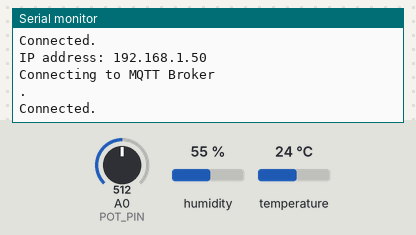
This program was run on a simulated ESP8266 (NodeMCU). Shown: the last lines printed to the serial monitor. The inputs (shaded band) are chosen by the test bench; at power-on: humidity 55 %, A0 (POT_PIN) = 512, temperature 24 °C. WiFi joins after 1.5 s; servers stay silent unless stated; no MQTT or app messages arrive unless stated.

Above: at 3.2 s.
3.3 s: humidity set to 22 %
At 7.1 s:
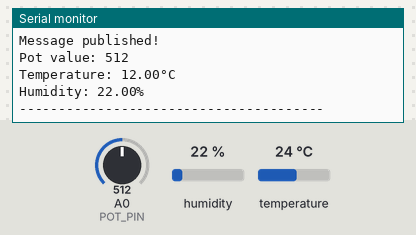
9.3 s: A0 (POT_PIN) set to 716
At 11.4 s:
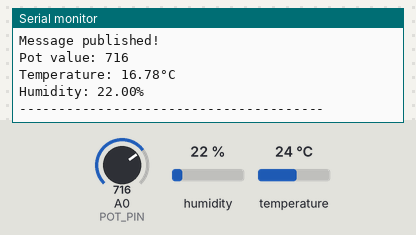
15.3 s: temperature set to 12 °C
At 19.0 s:
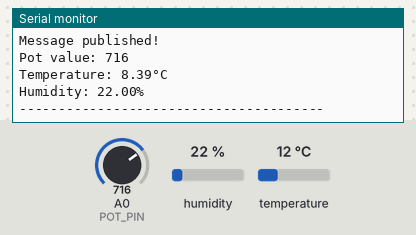
21.3 s: A0 (POT_PIN) set to 900
At 23.4 s:
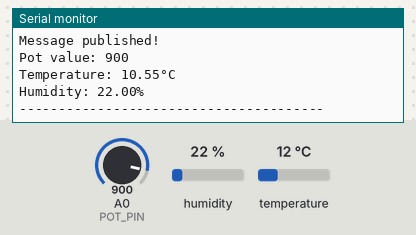
27.3 s: humidity set to 40 %
At 31.0 s:
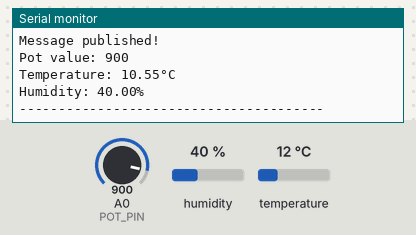
Timing chart, 0 to 32.5 s (numbered marks = the images above; inputs shaded):
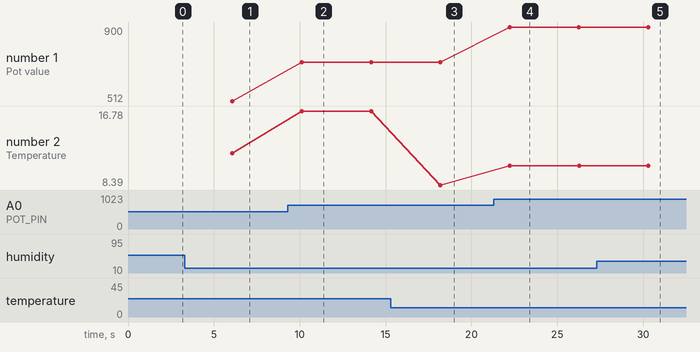

Measured:
- after the input at 3.3 s, the serial monitor: prints a new line after 2.8 s (image 1)
- after the input at 9.3 s, the serial monitor: prints a new line after 0.82 s (image 2)
- after the input at 15.3 s, the serial monitor: prints a new line after 2.9 s (image 3)
- after the input at 21.3 s, the serial monitor: prints a new line after 0.93 s (image 4)
- after the input at 27.3 s, the serial monitor: prints a new line after 3.0 s (image 5)
- plotted number 1: 512 → 716 after the input at 9.3 s, 716 → 900 after the input at 21.3 s
- plotted number 2: 12 → 16.78 after the input at 9.3 s, 16.78 → 8.39 after the input at 15.3 s, 8.39 → 10.55 after the input at 21.3 s

The program:

main.cpp
```cpp
#include <arduino.h>
#include <ESP8266WiFi.h>
#include <DHT.h>
#include <DHT_U.h>
#include <PubSubClient.h>

// Pin def.
const int DHT_PIN = 13;
const int POT_PIN = A0;

// const def.
const bool DEBUG = true;
const int POT_MAX = 1024;
const int POT_MIN = 15;

// WiFi credentials def.
const char *SSID = "Redmi Note 10 Pro";
const char *PWD = "chipouille";

// MQTT client def.
const char *mqttServer = "192.168.241.215";
const int mqttPort = 1883;
WiFiClient espClient;
PubSubClient mqttClient(espClient);
const String clientId = "ESP8266Client";
const String user = "jules";
const String pwd = "juju";

// DHT sensor def.
DHT dht(DHT_PIN, DHT11);

// Creates a connection using declared WiFi credentials.
void connectToWiFi()
{
  Serial.print("\nConnecting to ");
  Serial.println(SSID);

  // Begins connection to declared SSID using declared PWD.
  WiFi.begin(SSID, PWD);
  while (WiFi.status() != WL_CONNECTED)
  {
    delay(500);
    Serial.print(".");
  }
  Serial.println("\nConnected.");
  Serial.print("IP address: ");
  Serial.println(WiFi.localIP());
  Serial.println();
}

// Connects to the mqtt Broker
void connectToBroker()
{
  // Setting the server on which the broker is installed.
  mqttClient.setServer(mqttServer, mqttPort);

  // setting the callback function.
  // mqttClient.setCallback(callback);

  // Connecting to the MQTT broker.
  Serial.println("Connecting to MQTT Broker");
  while (!mqttClient.connected())
  {
    delay(500);
    Serial.print(".");

    // Connecting to the mqtt broker using the clientId.
    if (mqttClient.connect(clientId.c_str(), user.c_str(), pwd.c_str()))
    {
      Serial.println("\nConnected.\n");
      // subscribe to topic.
      // mqttClient.subscribe("CurrentDateTime");
    }
  }
}

void setup()
{
  Serial.begin(115200);
  Serial.println("\nStart\n-----------------------------------------");
  // Connecting to WiFi.
  connectToWiFi();

  // Connecting to MQTT broker.
  connectToBroker();

  // Setting DHT pins and pinMode.
  dht.begin();
}

// Attempts to publish a message to the MQTT broker.

void loop()
{
  // Reconnect to WiFi if connection died.
  if (WiFi.status() != WL_CONNECTED)
  {
    connectToWiFi();
  }

  // Reconnect to mqtt broker if connection died.
  if (!mqttClient.connected())
  {
    connectToBroker();
  }

  // Delay between measurements.
  int msDelay = 4000;
  delay(msDelay);

  // Data acquisition
  // Get Pot value.
  int potValue = analogRead(POT_PIN);
  float potRatio = float(potValue) / float(POT_MAX);
  // Get temperature.
  float temp = dht.readTemperature();
  // Get humidity.
  float hum = dht.readHumidity();

  // Publish data on topic using MQTT.
  char TemperatureDataMessage[6];
  dtostrf(temp * potRatio, 5, 2, TemperatureDataMessage);
  char HumidityDataMessage[6];
  dtostrf(hum, 5, 2, HumidityDataMessage);

  Serial.println("Attempting to publish Temperature data.");
  if (mqttClient.publish("ESPTemp", TemperatureDataMessage))
  {
    Serial.println("Message published!\n");
  }
  else
  {
    Serial.println("Publication failed!\n");
    Serial.println(mqttClient.state());
  }
  Serial.println("Attempting to publish Humidity data.");
  if (mqttClient.publish("ESPHum", HumidityDataMessage))
  {
    Serial.println("Message published!\n");
  }
  else
  {
    Serial.println("Publication failed!\n");
    Serial.println(mqttClient.state());
  }

  if (DEBUG)
  {
    Serial.print("Pot value: ");
    Serial.println(potValue);

    Serial.print("Temperature: ");
    Serial.print(temp * potRatio);
    Serial.println("°C");

    Serial.print("Humidity: ");
    Serial.print(hum);
    Serial.println("%");

    Serial.println("---------------------------------------");
  }
}
```
